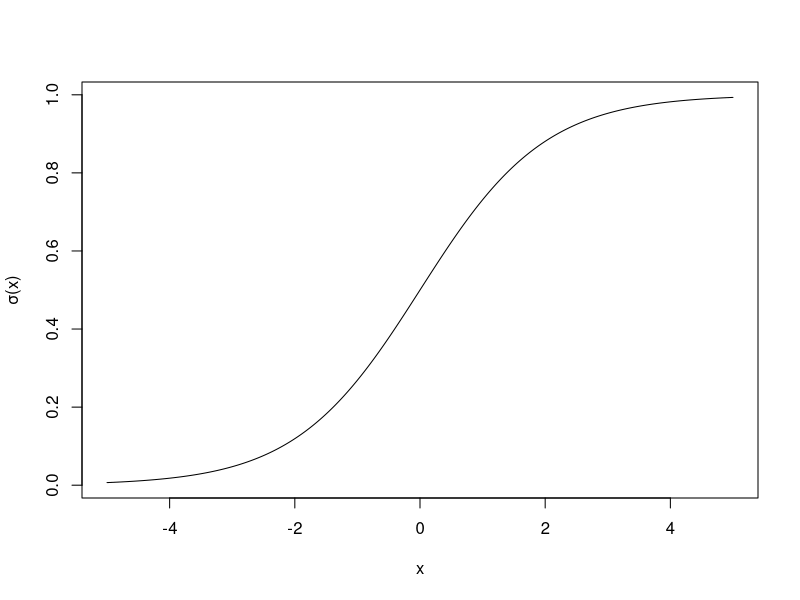
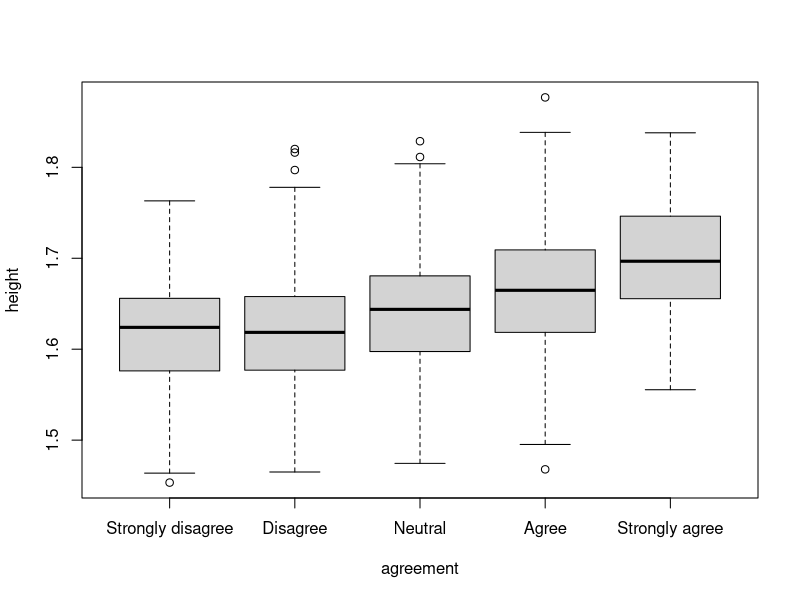
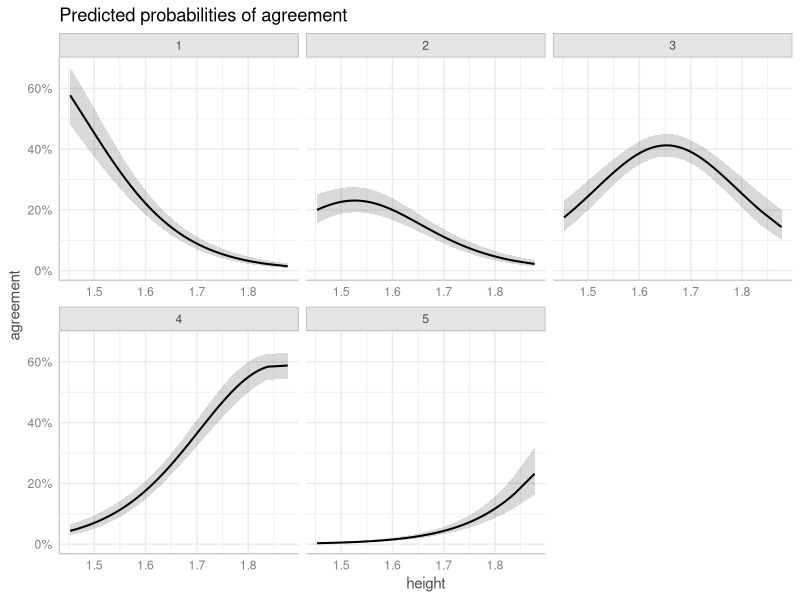
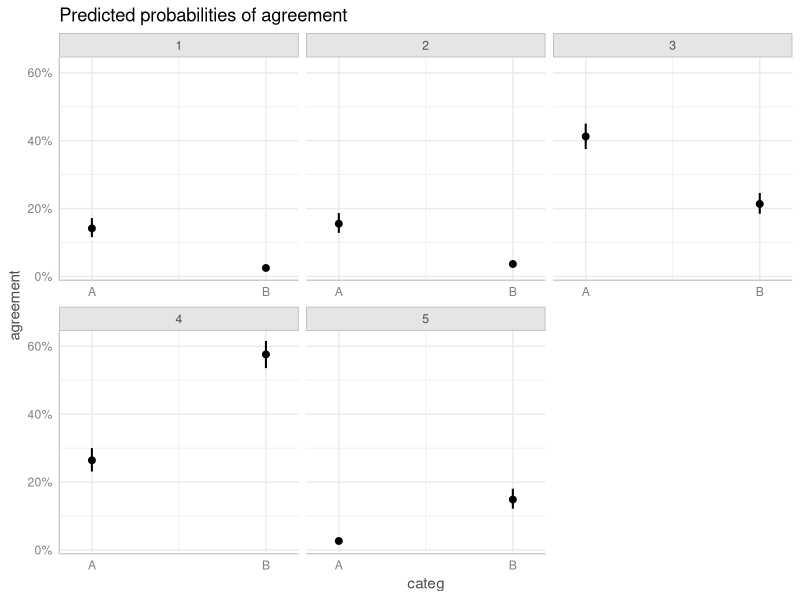
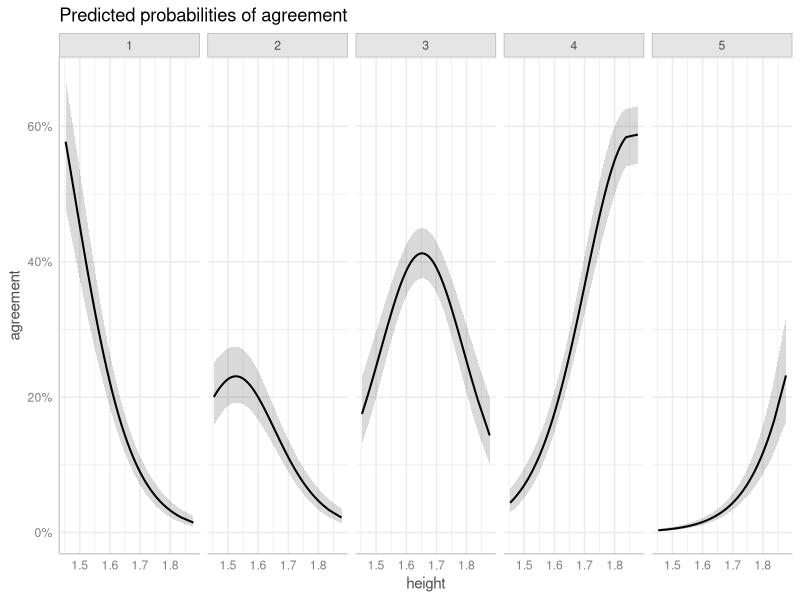
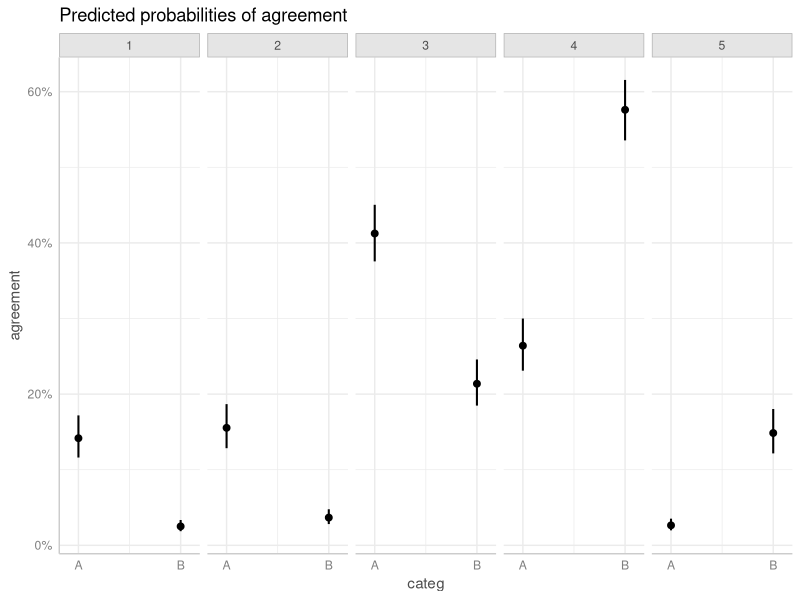
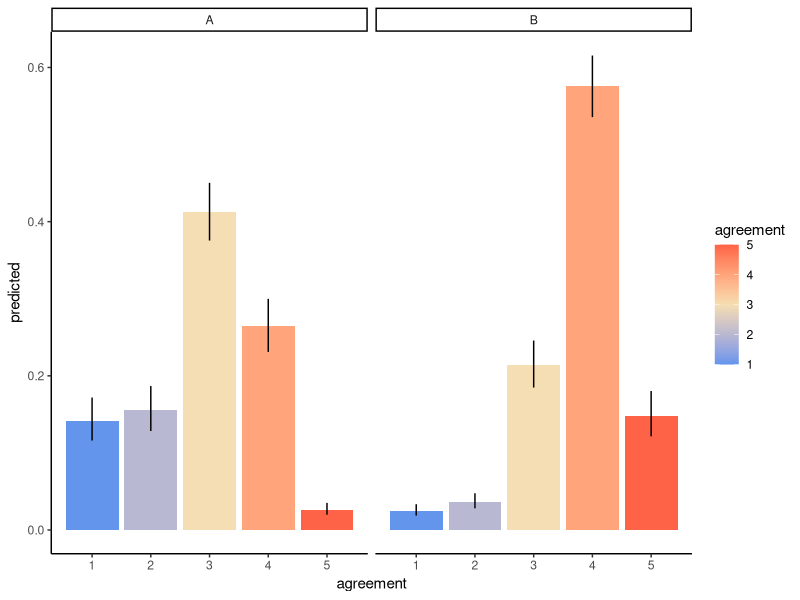
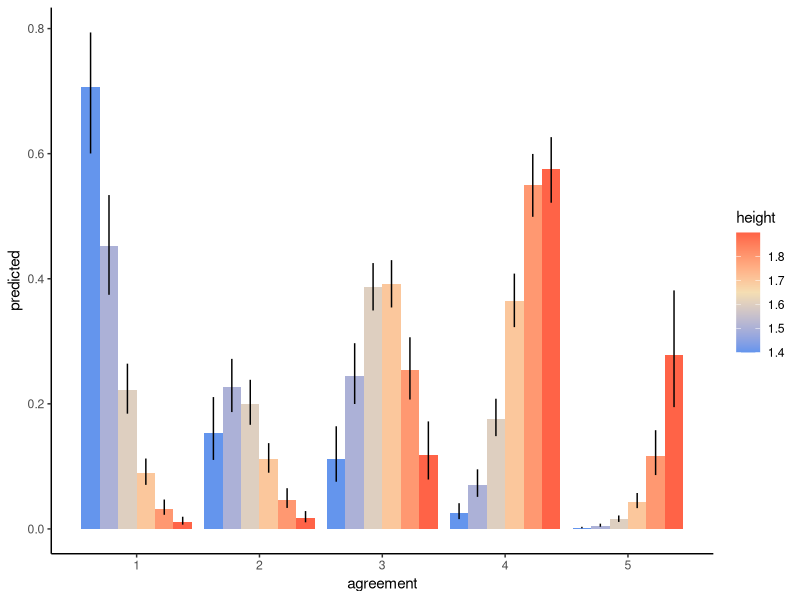

Write R code to recreate these figures, in order.
## ---- chunk 1
x <- seq(-5, 5, l = 1000)
plot(plogis(x) ~ x, ylab = 'σ(x)', type = 'l')
## ---- chunk 2
set.seed(123) # So that we all have the same random data
ndata <- 1000
cont <- 1.65 + rnorm(ndata, sd = 0.07)
categ_effs <- c('A' = 0.5, 'B' = 0.6)
categ <- sample(names(categ_effs), ndata, replace = T)
latent_var <- 0.5*cont + categ_effs[categ] + rnorm(100, sd = 0.1)
data <- data.frame(
  height = cont,
  categ = as.factor(categ),
  agreement = cut(latent_var,
                  breaks = c(-Inf, quantile(latent_var,
                                            probs = c(0.1, 0.2, 0.5, 0.9)),
                             Inf),
                  labels = c('Strongly disagree',
                             'Disagree',
                             'Neutral',
                             'Agree',
                             'Strongly agree'))
)
head(data)
## ---- chunk 3
boxplot(height ~ agreement, data = data)
## ---- chunk 4
# # Convert agreement to numeric for plotting
# agreement_numeric <- as.numeric(data$agreement)
# 
# # Fit linear model
# lm_model <- lm(agreement_numeric ~ height, data = data)
# 
# # Plot regression line on raw ordinal data
# plot(height, agreement_numeric, 
#      xlab = "Height", ylab = "Agreement (Numeric)",
#      main = "Linear Model Fit with Ordinal Data",
#      pch = 16, col = "blue")+
# # Add linear regression line
# abline(lm_model, col = "red")
## ---- chunk 5
library(ordinal)
mod <- clm(agreement ~ height + categ, data = data)
# mod <- clm(agreement ~ height, data = data, threshold = 'equidistant') # I added this threshold specification here since it might be useful to mention the difference between ordinal scales that assume equal distance between ratings and those that are considered 'symmetrically spaced'. I saw above you considered this to be equidistant so I added it here (not that it is necessary but maybe to point out the difference)

anova(mod)
## ---- chunk 6
print(coef(mod))
## ---- chunk 7
library(ggplot2)
library(ggeffects)
## ---- chunk 8
preds_con <- ggpredict(mod, terms = c("height [all]"))
plot(preds_con)
## ---- chunk 9
# Generate predicted probabilities
preds_cat <- ggpredict(mod, terms = c("categ"))
plot(preds_cat)
## ---- chunk 10
plot(preds_con) + facet_wrap(~response.level, nrow = 1)
plot(preds_cat) + facet_wrap(~response.level, nrow = 1)
## ---- chunk 11
preds <- ggpredict(mod, terms = c("categ"))
df <- as.data.frame(preds,
                    terms_to_colnames = T) # This is important to include!
head(df)
## ---- chunk 12
ggplot(df, aes(y = predicted, x = agreement, fill = agreement)) +
  geom_col(position = position_dodge()) +
  geom_errorbar(aes(ymin = conf.low, ymax = conf.high),
                width = 0) +
  facet_wrap(~categ, nrow = 1) +
  scale_fill_gradientn(colours = c('cornflowerblue', 'wheat', 'tomato')) +
  theme_classic()
## ---- chunk 13
preds <- ggpredict(mod, terms = c("height [1.4,1.5,1.6,1.7,1.8,1.9]"))
df <- as.data.frame(preds,
                    terms_to_colnames = T) # This arg is important!
ggplot(df, aes(y = predicted, x = agreement, fill = height, group = height)) +
  geom_col(position = position_dodge()) +
  geom_errorbar(aes(ymin = conf.low, ymax = conf.high),
                width = 0,
                position = position_dodge(width = 0.9)) +
  scale_fill_gradientn(colours = c('cornflowerblue', 'wheat', 'tomato')) +
  theme_classic()
## ---- chunk 14
# library(ggeffects)
# library(ggplot2)
# ## Sabrina start
# # New dataframe with no association 
# set.seed(123) # So that everyone has the same random data
# height <- 1.65 + rnorm(100, sd = 0.07)
# latent_var <- rnorm(100, sd = 0.1) # removed height here
# data <- data.frame(
#   height = height,
#   agreement = cut(latent_var,
#                   breaks = c(-Inf, quantile(latent_var, probs = c(0.1, 0.2, 0.5, 0.9)), Inf),
#                   labels = c('Strongly disagree',
#                              'Disagree',
#                              'Neutral',
#                              'Agree',
#                              'Strongly agree')), 
#   ordered = TRUE
# )
# 
# mod <- clm(agreement ~ height, data = data)
# 
# # Generate predicted probabilities for each category
# preds <- ggpredict(mod, terms = c("height [all]")) # [all] is used to avoid data being 'prettified' and get smooth plots
# 
# plot(preds)+
#   facet_wrap(~response.level, nrow =1)
# 
# # Generate plot for categorical predictor (perhaps different groups or condiditons)
# set.seed(123)
# condition <- sample(c("A", "B"), 100, replace = TRUE) 
# condition <- factor(condition, levels = c("A", "B"), ordered = TRUE) # converting variable into factor  
# latent_var <- ifelse(condition == "A", rnorm(100, mean = 0.3), rnorm(100, mean = -0.3))
# data2 <- data.frame(
#   group = factor(condition),
#   agreement = cut(latent_var,
#                   breaks = c(-Inf, quantile(latent_var, probs = c(0.1, 0.2, 0.5, 0.9)), Inf),
#                   labels = c('Strongly disagree',
#                              'Disagree',
#                              'Neutral',
#                              'Agree',
#                              'Strongly agree')), 
#   ordered = TRUE
# )
# 
# 
# 
# mod2 <- clm(agreement ~ condition, data = data2)
# anova(mod2)
# 
# # Generate predicted probabilities
# preds2 <- ggpredict(mod2, terms = "condition")
# 
# # Plot - looks terrible, maybe we can use your bar graph code that I used for my FRP data, might make more sense with a categorical predictor?
# plot(preds2) +
#   scale_color_discrete(name = "x", labels = c("A", "B"))+ 
#   facet_wrap(~response.level, nrow =1)
# 
# ## Sabrina end
# 
# newdata <- data.frame(
#   height = seq(1, 2, l = 1000)
# )
# # predict(mod, newdata = newdata, type = 'prob', interval = T)
# preds <- predict(mod, newdata = newdata, type = 'prob')
# preds <- as.data.frame(preds$fit)
# likert_levels <- names(preds)
# preds$height <- newdata$height
# long_fmt <- reshape(preds, direction = 'long',
#         varying = likert_levels,
#         v.names = 'prob',
#         idvar = 'height',
#         timevar = 'response')
# library(ggplot2)
# 
# ggplot(long_fmt, aes(x = height, y = prob, colour = response, group = response)) + 
#   geom_line()
## ---- chunk 15
set.seed(123)
n_ptpts <- 20
n_obs_per <- 5
ptpt_dfs <- list()
for (ptpt_n in seq_len(n_ptpts)) {
  ptpt_intercept <- rnorm(1)
  cont <- rnorm(n_obs_per)
  ptpt_dfs[[ptpt_n]] <- data.frame(
    ptpt = ptpt_n,
    cont = cont,
    latent_var = cont + ptpt_intercept + rnorm(n_obs_per, 2)
  )
}
data <- do.call(rbind, ptpt_dfs)
data$agreement = cut(data$latent_var,
                     breaks = c(-Inf, quantile(data$latent_var,
                                               probs = c(0.1, 0.2, 0.4, 0.8)),
                                Inf),
                     labels = c('Strongly disagree',
                                'Disagree',
                                'Neutral',
                                'Agree',
                                'Strongly agree'))
head(data)
## ---- chunk 16
mod <- clmm(agreement ~ cont + (1|ptpt), data = data)
summary(mod)
